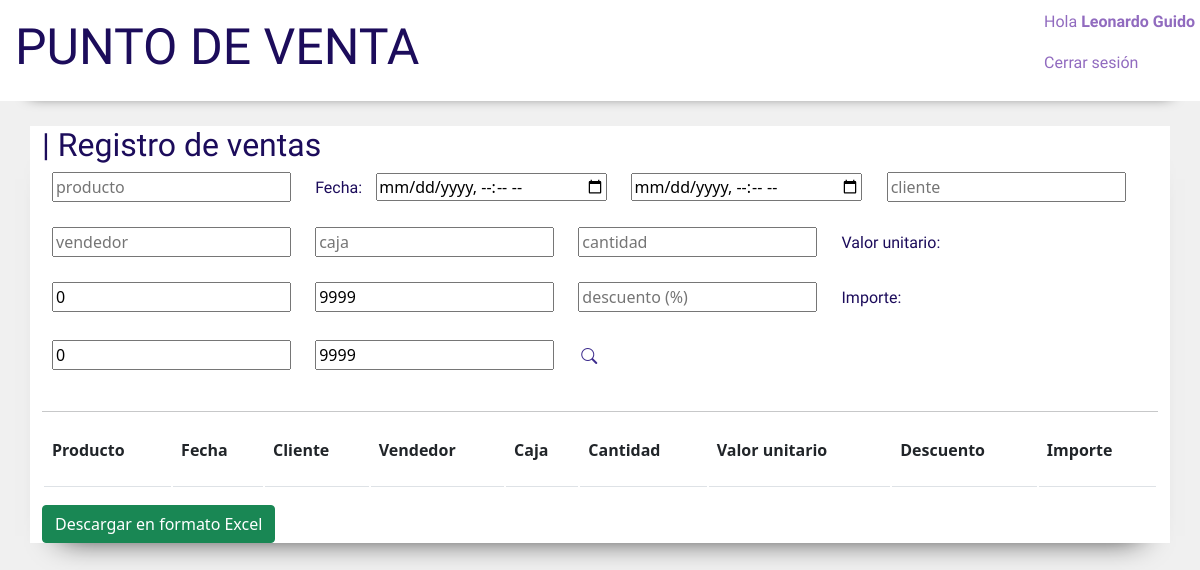
Before: /reportes/ (signed in) with the older database file.
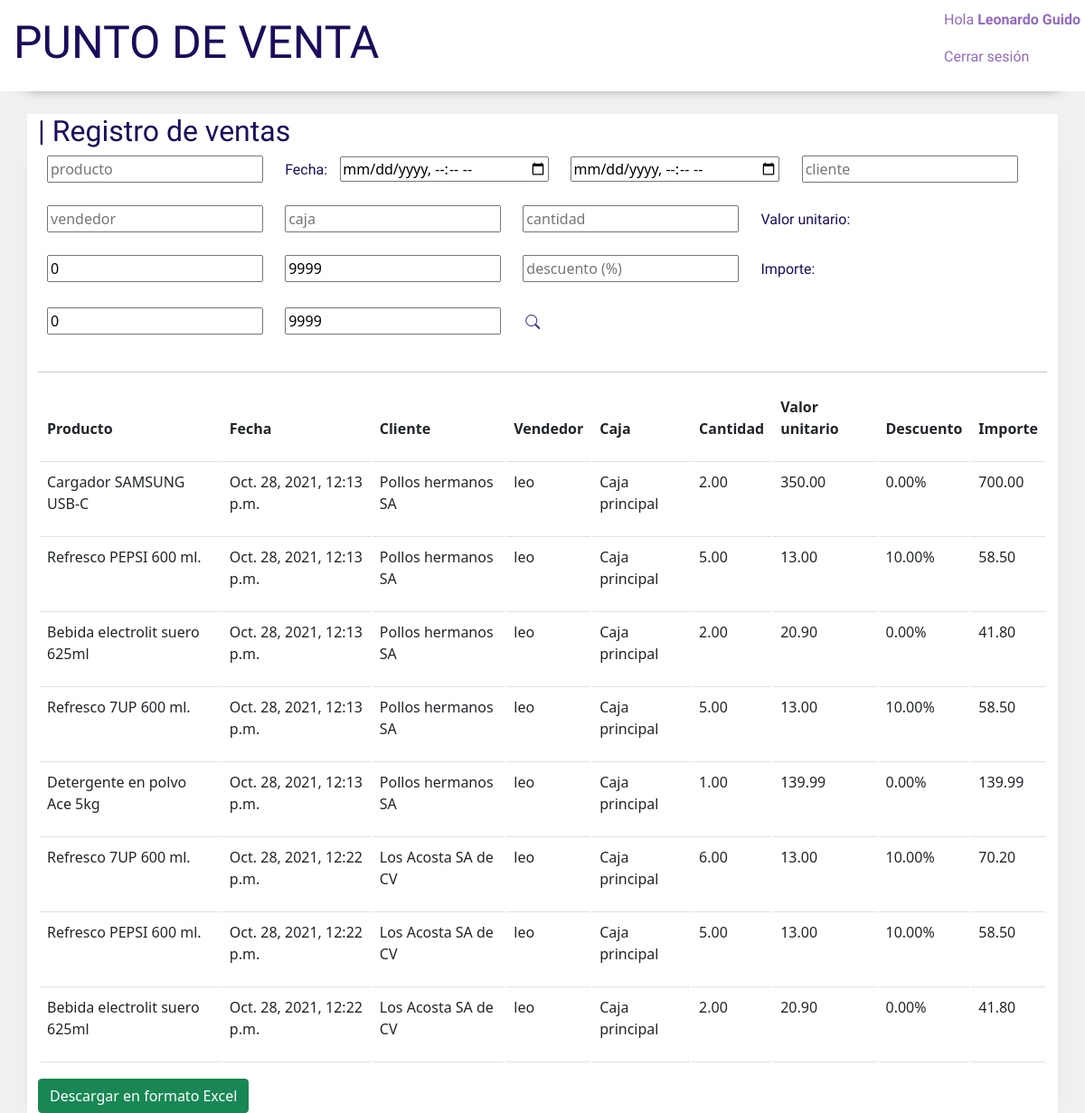
After: the same page with the newer database file.
### manage_models/models.py (models this page shows, shortened)
class DetalleVenta(models.Model):
    venta = models.ForeignKey(Venta, null=False, blank=False, on_delete=models.CASCADE, related_name='details')
    cantidad = models.DecimalField(max_digits=6, decimal_places=2)
    productos = models.ForeignKey(Producto, on_delete=models.RESTRICT)
    descuento = models.DecimalField(max_digits=6, decimal_places=2)
    importe = models.DecimalField(max_digits=6, decimal_places=2)
    valor_unitario = models.DecimalField(max_digits=5, decimal_places=2)

class Producto(models.Model):
    nombre = models.CharField(max_length=100)
    precio = models.DecimalField(max_digits=6, decimal_places=2)
    marca = models.ForeignKey(Marca, null=True, blank=True, on_delete=models.RESTRICT)
    categoria = models.ManyToManyField(Categoria, blank=True)
    cantidad = models.DecimalField(max_digits=6, decimal_places=2)

class Venta(models.Model):
    fecha_venta = models.DateTimeField(auto_now_add=True)
    cliente = models.ForeignKey(Cliente, null=False, blank=False, on_delete=models.RESTRICT)
    vendedor = models.ForeignKey(Usuario, null=False, blank=False, on_delete=models.RESTRICT)
    caja = models.ForeignKey(Caja, null=False, blank=False, on_delete=models.RESTRICT)

class Cliente(models.Model):
    nombre = models.CharField(max_length=100)
    apellido = models.CharField(max_length=100)
    correo_electronico = models.EmailField(null=True)
    telefono = models.CharField(max_length=10)
    rfc = models.CharField(max_length=13, default='')
    razon_social = models.CharField(max_length=100, default='')
    domicilio = models.CharField(max_length=100, default='')

class Usuario(models.Model):
    usuario = models.OneToOneField(User, on_delete=models.CASCADE , related_name='details')
    telefono = models.CharField(max_length=10)
    tipo_usuario = models.CharField(choices=TIPOS_USUARIO, max_length=1)

class Caja(models.Model):
    clave = models.CharField(max_length=3)
    nombre = models.CharField(max_length=50)
    estado = models.CharField(choices=ESTADO, max_length=1 , default='C')

### ventas/views.py (the view)
# urls.py: path('reportes/' , views.reportes_venta, name='reportes_venta'),
@login_required
def reportes_venta(request):
    ventas = Venta.objects.all()
    detalles = DetalleVenta.objects.all()
    excel_dict = []
    for detalle in detalles:
        data = {}
        data['producto'] = detalle.productos.nombre
        data['fecha'] = str(detalle.venta.fecha_venta)
        data['cliente'] = detalle.venta.cliente.razon_social
        data['vendedor'] = detalle.venta.vendedor.usuario.username
        data['caja'] = detalle.venta.caja.nombre
        data['cantidad'] = detalle.cantidad
        data['valor_unitario'] = detalle.productos.precio
        data['descuento'] = detalle.descuento
        data['importe'] = detalle.importe
        excel_dict.append(data)
    pyexcel.save_as(records=excel_dict,dest_file_name="Files/reporte_ventas.xls")
    return render(request, 'ventas/reportes_venta.html', {'ventas':ventas, 'detalles':detalles})

### manage_models/templates/ventas/reportes_venta.html (shortened to what the changed rows need)
{% extends 'home/base.html' %}
{% load static %}
{% block content %}
<div class="usuarios_maincontainer container">
    <div id="filters">
        <h2 class="usuarios_titulo">| Registro de ventas</h2>
    </div>
    <table class="table table-hover tabla">
        <thead>
            <tr>
                <th>
                    <p class="usuarios_espaciado">Producto</p>
                </th>
                <th>
                    <p class="usuarios_espaciado">Fecha</p>
                </th>
                <th>
                    <p class="usuarios_espaciado">Cliente</p>
                </th>
                <th>
                    <p class="usuarios_espaciado">Vendedor</p>
                </th>
                <th>
                    <p class="usuarios_espaciado">Caja</p>
                </th>
                <th>
                    <p class="usuarios_espaciado">Cantidad</p>
                </th>
                <th>
                    <p class="usuarios_espaciado">Valor unitario</p>
                </th>
                <th>
                    <p class="usuarios_espaciado">Descuento</p>
                </th>
                <th>
                    <p class="usuarios_espaciado">Importe</p>
                </th>
            </tr>
        </thead>
        <tbody id="tabla_venta">
        {% for venta in ventas %}
            {% for detalle in detalles %}
            {% if detalle.venta == venta %}
                <tr>
                    <td>
                        <p class="usuarios_tablecontent usuarios_espaciado">{{detalle.productos.nombre}}</p>
                    </td>
                    <td>
                        <p class="usuarios_tablecontent usuarios_espaciado">{{venta.fecha_venta}}</p>
                    </td>
                    <td>
                        <p class="usuarios_tablecontent usuarios_espaciado">{{venta.cliente.razon_social}}</p>
                    </td>
                    <td>
                        <p class="usuarios_tablecontent usuarios_espaciado">{{venta.vendedor.usuario.username}}</p>
                    </td>
                    <td>
                        <p class="usuarios_tablecontent usuarios_espaciado">{{venta.caja.nombre}}</p>
                    </td>
                    <td>
                        <p class="usuarios_tablecontent usuarios_espaciado">{{detalle.cantidad}}</p>
                    </td>
                    <td>
                        <p class="usuarios_tablecontent usuarios_espaciado">{{detalle.valor_unitario}}</p>
                    </td>
                    <td>
                        <p class="usuarios_tablecontent usuarios_espaciado">{{detalle.descuento}}%</p>
                    </td>
                    <td>
                        <p class="usuarios_tablecontent usuarios_espaciado">{{detalle.importe}}</p>
                    </td>
                </tr>
            {% endif %}
            {% endfor %}
    {%endfor%}
            </tbody>
    </table>
</div>
{% endblock %}

Changed rows visible on the page:
added Venta: fecha_venta "Oct. 28, 2021, 12:13 p.m.", cliente.razon_social "Pollos hermanos SA", vendedor.usuario.username "leo", caja.nombre "Caja principal"
added DetalleVenta: productos.nombre "Cargador SAMSUNG USB-C", cantidad "2.00", valor_unitario "350.00", descuento "0.00", importe "700.00"
added DetalleVenta: productos.nombre "Refresco PEPSI 600 ml.", cantidad "5.00", valor_unitario "13.00", descuento "10.00", importe "58.50"
added DetalleVenta: productos.nombre "Bebida electrolit suero 625ml", cantidad "2.00", valor_unitario "20.90", descuento "0.00", importe "41.80"
added DetalleVenta: productos.nombre "Refresco 7UP 600 ml.", cantidad "5.00", valor_unitario "13.00", descuento "10.00", importe "58.50"
added DetalleVenta: productos.nombre "Detergente en polvo Ace 5kg", cantidad "1.00", valor_unitario "139.99", descuento "0.00", importe "139.99"
added Venta: fecha_venta "Oct. 28, 2021, 12:22 p.m.", cliente.razon_social "Los Acosta SA de CV", vendedor.usuario.username "leo", caja.nombre "Caja principal"
added DetalleVenta: productos.nombre "Refresco 7UP 600 ml.", cantidad "6.00", valor_unitario "13.00", descuento "10.00", importe "70.20"
added DetalleVenta: productos.nombre "Refresco PEPSI 600 ml.", cantidad "5.00", valor_unitario "13.00", descuento "10.00", importe "58.50"
added DetalleVenta: productos.nombre "Bebida electrolit suero 625ml", cantidad "2.00", valor_unitario "20.90", descuento "0.00", importe "41.80"
